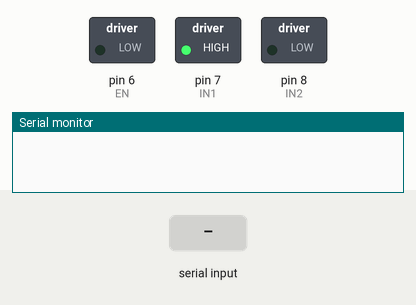
Simulated run of this sketch. Board: Arduino Mega 2560, built with avr-gcc and run on an emulated ATmega2560. Parts: switched loads named in the sketch (green lamp = pin HIGH), the last lines printed to the serial monitor. The inputs (shaded band) are chosen by the test bench. The modem accepts every AT command (registered, SIM ready, sends succeed) and sends nothing else.

Above: at 3.7 s.
3.8 s: "+IPD:45\n" received over the second serial link
At 5.3 s:
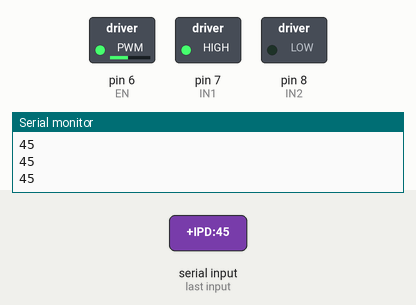
6.3 s: "+IPD" received over the second serial link
At 8.5 s:
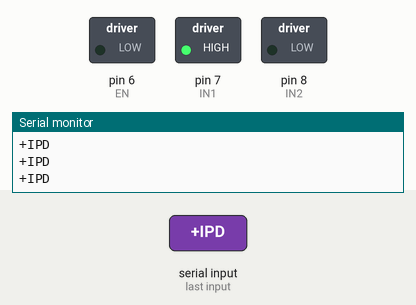
Timing chart, 0 to 10.0 s (numbered marks = the images above; inputs shaded):
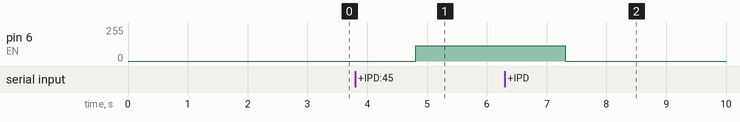

Measured:
- after the input at 3.8 s, pin 6 (EN): 0/255 → 114/255 after 1.0 s
- after the input at 6.3 s, pin 6 (EN): 114/255 → 0/255 after 1.0 s

The sketch:

motor_controller.ino
```cpp
// --------------------------------------------------------------------
// MOTOR DRIVER PINS
// --------------------------------------------------------------------
int EN = 6;         // PWM pin to control motor speed
int IN1 = 7;        // Motor direction pin 1
int IN2 = 8;        // Motor direction pin 2

// --------------------------------------------------------------------
// VARIABLES
// --------------------------------------------------------------------
int speed = 0;              // Final PWM value (0–255)
String msgraw = "";         // Raw message received from ESP8266
String dir_past = "fwd";    // Store last direction to prevent sudden reversal


void setup() {

  pinMode(IN1, OUTPUT);
  pinMode(IN2, OUTPUT);
  pinMode(EN, OUTPUT);

  // Default motor direction = forward
  digitalWrite(IN1, HIGH);
  digitalWrite(IN2, LOW);

  Serial.begin(115200);     // USB Serial (for debugging)
  Serial1.begin(9600);      // UART connection to ESP8266

  delay(1000);

  // ------------------------------------------------------------------
  // ESP8266 TCP SERVER SETUP (AT commands)
  // ------------------------------------------------------------------

  Serial1.println("AT+CIPMUX=1");     // Allow multiple clients
  delay(500);

  Serial1.println("AT+CIPSERVER=1,5050");  // Start TCP server on port 5050
  delay(500);

  Serial1.println("AT+CIPSTO=0");     // Disable auto-timeout (keeps link alive)
  delay(500);
}


void loop() {

  // ------------------------------------------------------------------
  // READ INCOMING TCP PACKET FROM ESP8266
  // ------------------------------------------------------------------
  if (Serial1.available()) {
    msgraw = Serial1.readString(); // Read raw input
    msgraw.trim();
  }

  // Valid TCP packets start with +IPD
  // Example: +IPD,0,7:40,fwd0,CLOSED
  if (!msgraw.startsWith("+IPD")) return;

  // Extract payload between ":" and "0,CLOSED"
  int pos = msgraw.indexOf(':');
  int poscls = msgraw.indexOf("0,CLOSED");

  if (poscls == -1)
    poscls = msgraw.length();

  String msg = msgraw.substring(pos + 1, poscls);

  // msg format → "speed,direction"  e.g. "40,fwd"
  int msg1 = msg.indexOf(',');
  String speed_msg = msg.substring(0, msg1);
  String dir = msg.substring(msg1 + 1);
  dir.trim();

  // Convert speed % (0–100) → PWM (0–255)
  int speedraw = speed_msg.toInt();
  speed = (speedraw * 255) / 100;

  Serial.println(dir);

  // ------------------------------------------------------------------
  // SAFETY: DIRECTION CONTROL WITH COOL-DOWN DELAY
  // ------------------------------------------------------------------
  // Prevents instant direction reversal (dangerous for motors & drivers).
  // If direction changes, motor is stopped for 1 second before switching.

  if (dir == "fwd") {

    if (dir_past == "fwd") {
      // Already moving forward → normal operation
      digitalWrite(IN1, HIGH);
      digitalWrite(IN2, LOW);
    } else {
      // SAFE CHANGE → stop motor first
      analogWrite(EN, 0);
      delay(1000);
      dir_past = dir;

      digitalWrite(IN1, HIGH);
      digitalWrite(IN2, LOW);
    }
  }


  if (dir == "rev") {

    if (dir_past == "rev") {
      // Already moving reverse
      digitalWrite(IN2, HIGH);
      digitalWrite(IN1, LOW);
    } else {
      // SAFE CHANGE FROM FWD → REV
      analogWrite(EN, 0);
      delay(1000);
      dir_past = dir;

      digitalWrite(IN2, HIGH);
      digitalWrite(IN1, LOW);
    }
  }

  // ------------------------------------------------------------------
  // APPLY PWM SPEED
  // ------------------------------------------------------------------
  analogWrite(EN, speed);

  delay(10);  // Small stability delay
}
```
